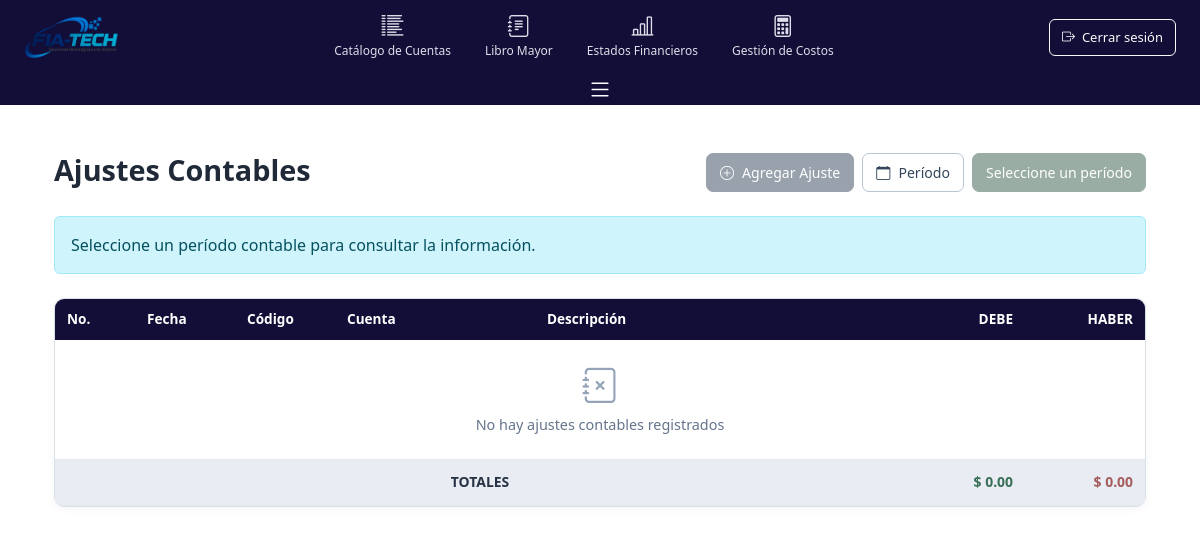
The app's page /fiatech_app/ajustesContables/, older data.
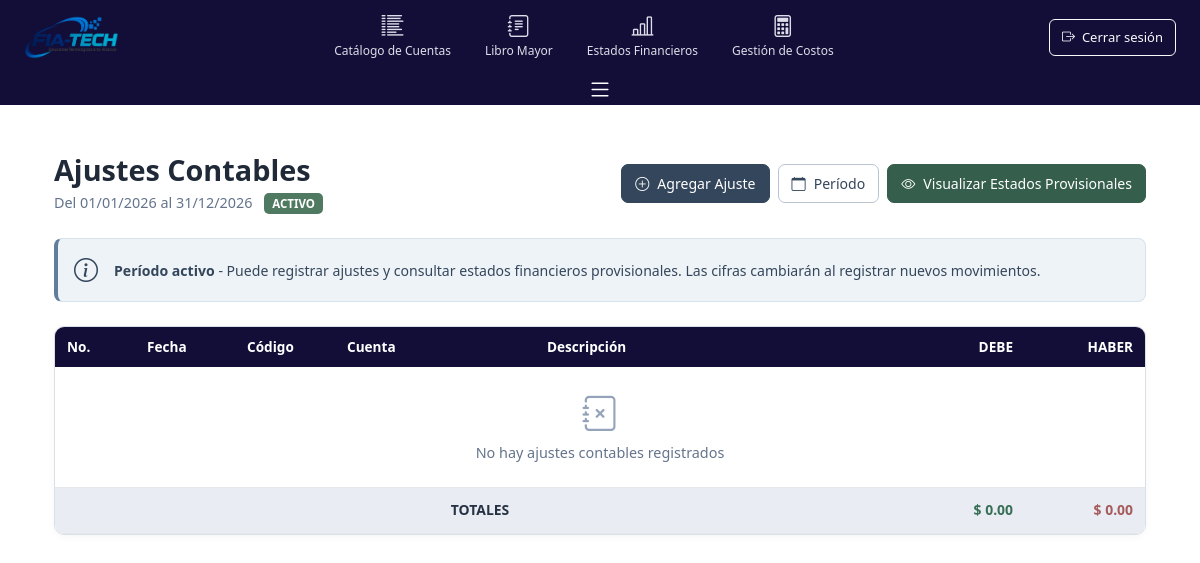
The same page, newer data.
### fiatech_app/models/contaGeneral.py (models this page shows, shortened)
class PeriodoContable(models.Model):
    ESTADOS = [
        ('ACTIVO', 'Activo'),
        ('CERRADO', 'Cerrado'),
        ('FINALIZADO', 'Finalizado'),
    ]
    año = models.IntegerField(unique=True)
    fecha_inicio = models.DateField()
    fecha_fin = models.DateField()
    estado = models.CharField(max_length=10, choices=ESTADOS, default='ACTIVO')
    fecha_creacion = models.DateTimeField(auto_now_add=True)
    class Meta:
        ordering = ['-año']

### fiatech_app/views/estadosFinancieros.py (the view)
def ajustes_contables(request):
    periodo_activo = PeriodoContable.objects.filter(
        estado='ACTIVO'
    ).first()
    periodo_id = request.GET.get('periodo_id')
    if periodo_id:
        periodo_seleccionado = get_object_or_404(
            PeriodoContable,
            id=periodo_id
        )
    else:
        periodo_seleccionado = periodo_activo
    if periodo_seleccionado:
        ajustes = Transaccion.objects.filter(
            periodo=periodo_seleccionado,
            es_ajuste=True
        ).select_related('cuenta').order_by('fecha', 'id')
        total_debe = ajustes.aggregate(
            total=Sum('debe')
        )['total'] or Decimal('0')
        total_haber = ajustes.aggregate(
            total=Sum('haber')
        )['total'] or Decimal('0')
    else:
        ajustes = Transaccion.objects.none()
        total_debe = Decimal('0')
        total_haber = Decimal('0')
    periodos = PeriodoContable.objects.all().order_by('-año')
    puede_ajustar = (
        periodo_seleccionado is not None
        and periodo_seleccionado.estado == 'ACTIVO'
    )
    puede_generar_estados = (
        periodo_seleccionado is not None
        and periodo_seleccionado.estado == 'CERRADO'
    )
    context = {
        'periodo_activo': periodo_activo,
        'periodo_seleccionado': periodo_seleccionado,
        'ajustes': ajustes,
        'total_debe': total_debe,
        'total_haber': total_haber,
        'periodos': periodos,
        'cuentas': Cuenta.objects.filter(
            activa=True,
            nivel=3
        ).order_by('codigo'),
        'puede_ajustar': puede_ajustar,
        'puede_generar_estados': puede_generar_estados,
    }
    return render(
        request,
        'EstadosFinancieros/ajustesContables.html',
        context
    )

### fiatech_app/templates/EstadosFinancieros/ajustesContables.html (shortened to what the changed rows need)
{% extends 'base.html' %}
{% load static %}
{% block extra_css %}
<link rel="stylesheet" href="{% static 'css2/ajustesContables.css' %}">
<link rel="stylesheet" href="{% static 'css2/periodoContable.css' %}">
{% endblock %}
{% block content %}
<div class="container-fluid py-4 ajustes-contables-page">
    <div class="row mb-4">
        <div class="col-12">
            <div class="d-flex justify-content-between align-items-center flex-wrap gap-3 ajustes-page-header">
                <div>
                    <h1 class="h3 mb-1">Ajustes Contables</h1>
                    {% if periodo_seleccionado %}
                    <p class="text-muted mb-0">
                        Del {{ periodo_seleccionado.fecha_inicio|date:"d/m/Y" }} al
                        {{periodo_seleccionado.fecha_fin|date:"d/m/Y" }}
                        <span
                            class="badge {% if periodo_seleccionado and periodo_seleccionado.estado == 'ACTIVO' %}bg-success{% else %}bg-secondary{% endif %} ms-2">
                            {{ periodo_seleccionado.estado }}
                        </span>
                    </p>
                    {% endif %}
                </div>
                <div class="d-flex gap-2">
                    {% if puede_ajustar %}
                    <button class="btn btn-primary" data-bs-toggle="modal" data-bs-target="#agregarAjusteModal">
                        <i class="bi bi-plus-circle me-2"></i>Agregar Ajuste
                    </button>
                    {% else %}
                    <button class="btn btn-primary" disabled title="Solo disponible para períodos activos">
                        <i class="bi bi-plus-circle me-2"></i>Agregar Ajuste
                    </button>
                    {% endif %}
                    <button class="btn btn-outline-primary" data-bs-toggle="modal" data-bs-target="#seleccionarPeriodo">
                        <i class="bi bi-calendar me-2"></i>Período
                    </button>
                    {% if periodo_seleccionado and periodo_seleccionado.estado == 'ACTIVO' %}
                    <a class="btn btn-success" href="{% url 'balance_comprobacion' %}?periodo_id={{ periodo_seleccionado.id }}">
                        <i class="bi bi-eye me-2"></i>Visualizar Estados Provisionales
                    </a>
                    {% elif periodo_seleccionado and periodo_seleccionado.estado == 'CERRADO' %}
                    <button class="btn btn-success" data-bs-toggle="modal" data-bs-target="#generarEstadosModal">
                        <i class="bi bi-check-circle me-2"></i>Generar Estados Financieros
                    </button>
                    {% elif periodo_seleccionado and periodo_seleccionado.estado == 'FINALIZADO' %}
                    <a class="btn btn-success" href="{% url 'balance_comprobacion' %}?periodo_id={{ periodo_seleccionado.id }}">
                        <i class="bi bi-eye me-2"></i>Consultar Estados Definitivos
                    </a>
                    {% else %}
                    <button class="btn btn-success" disabled>Seleccione un período</button>
                    {% endif %}
                </div>
            </div>
        </div>
    </div>
    {% if periodo_seleccionado.estado == 'ACTIVO' %}
    <div class="row mb-4">
        <div class="col-12">
            <div class="alert alert-info d-flex align-items-center">
                <i class="bi bi-info-circle me-3 fs-4"></i>
                <div>
                    <strong>Período activo</strong> - Puede registrar ajustes y consultar estados financieros provisionales. Las cifras cambiarán al registrar nuevos movimientos.
                </div>
            </div>
        </div>
    </div>
    {% elif periodo_seleccionado and periodo_seleccionado.estado == 'FINALIZADO' %}
    <div class="alert alert-secondary mb-4"><i class="bi bi-check-circle me-2"></i>
        <strong>Período finalizado:</strong> los estados definitivos ya fueron generados y los registros no deben modificarse.
    </div>
    {% else %}
    <div class="alert alert-info mb-4">Seleccione un período contable para consultar la información.</div>
    {% endif %}
    <div class="row">
        <div class="col-12">
            <div class="card ajustes-tabla-card">
                <div class="card-body p-0">
                    <div class="table-responsive">
                        <table class="table table-hover mb-0 ajustes-tabla">
                            <thead class="table-dark">
                                <tr>
                                    <th width="80">No.</th>
                                    <th width="100">Fecha</th>
                                    <th width="100">Código</th>
                                    <th width="200">Cuenta</th>
                                    <th>Descripción</th>
                                    <th width="120" class="text-end">DEBE</th>
                                    <th width="120" class="text-end">HABER</th>
                                </tr>
                            </thead>
                        </table>
                    </div>
                </div>
            </div>
        </div>
    </div>
</div>
{% endblock %}

Row changes from the older to the newer data that the page shows:
added PeriodoContable: fecha_inicio "01/01/2026", fecha_fin "31/12/2026", estado "ACTIVO"
Text that changed along with them:
text no longer shown: "Seleccione un período Seleccione un período contable para consultar la información."
text now shown: "Del al Visualizar Estados Provisionales Período activo - Puede registrar ajustes y consultar estados financieros provisionales. Las cifras cambiarán al registrar nuevos movimientos."
